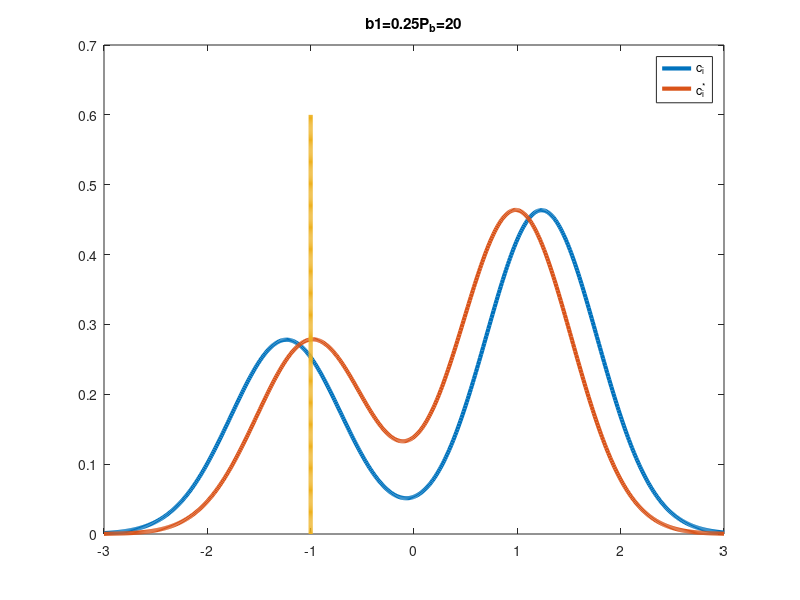

MATLAB code for this plot: (Note: this script raises an error after producing the figure.)
dt=0.01;
for b1=0.25;
    b2=0.1;
    P_c=80;
        for P_b=20;
        mu1=b1^3*(P_c-1);
        mu11c=b1^3*(P_c-1)-b1;
        mut=b1^3*b2^3*P_c*(P_b-1);
        S_c=b1^4*(P_c-1)*(1-b1^2);
        S_ct=b1^4*b2^4*P_c*(P_b-1)*(1-b1^2)*(1-b2^2);
        x=-3:dt:3;
        y1=(1+b1)/2*exp(-(x-mu1).^2/(2*S_c))+(1-b1)/2*exp(-(x+mu1).^2/(2*S_c));
        y1=y1/sqrt(S_c*2*pi);
        y2=(1+b1)/2*exp(-(x-mu1+b1).^2/(2*S_c))+(1-b1)/2*exp(-(x+mu1-b1).^2/(2*S_c));
        y2=y2/sqrt(S_c*2*pi);
        yt=(1+b1*b2)/2*exp(-(x-mut).^2/(2*S_ct))+(1-b1*b2)/2*exp(-(x+mut).^2/(2*S_ct));
        yt=yt/sqrt(S_ct*2*pi);
        figure()
        plot_c_i=plot(x,y1,x,y2,-1*ones(1,401),linspace(0,0.6,401))
        title(['b1=',num2str(b1),'P_b=',num2str(P_b)])
        set(plot_c_i,'linewidth',3)
        legend('c_i','c_i^*')
        figure_FontSize=20;
        set(get(gca,'XLabel'),'FontSize',figure_FontSize,'Vertical','top');
        set(get(gca,'YLabel'),'FontSize',figure_FontSize,'Vertical','middle');
        set(findobj('FontSize',10),'FontSize',figure_FontSize);
        hold on
%         figure()

        plot_c_i=plot(x,y1,x,yt,-1*ones(1,401),linspace(0,1.2,401))
        title(['b1=',num2str(b1),'P_b=',num2str(P_b)])
        set(plot_c_i,'linewidth',3)
%         legend('c_i','c_i^t')
        figure_FontSize=20;
        set(get(gca,'XLabel'),'FontSize',figure_FontSize,'Vertical','top');
        set(get(gca,'YLabel'),'FontSize',figure_FontSize,'Vertical','middle');
        set(findobj('FontSize',10),'FontSize',figure_FontSize);
    end
end
